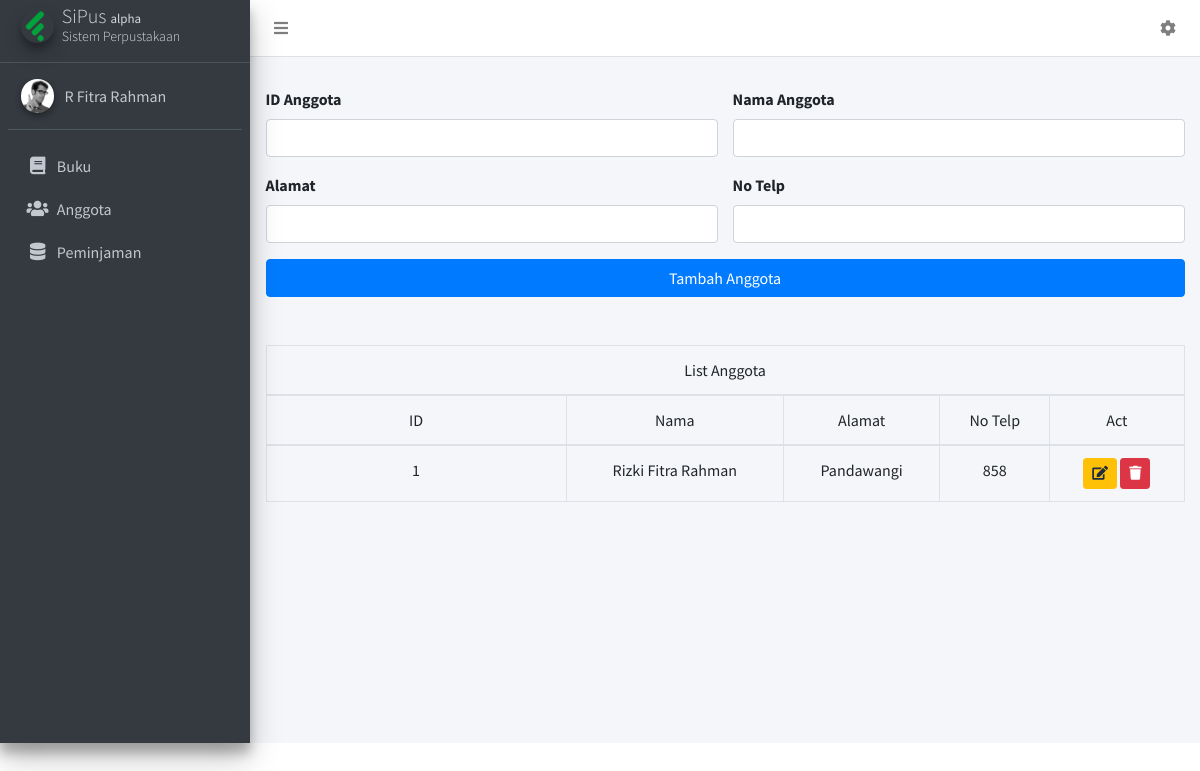
/index.php/anggota, run on the app's committed database.
### tables this page shows
CREATE TABLE `anggota` (
  `id` varchar(20) NOT NULL,
  `nama` varchar(20) NOT NULL,
  `alamat` text NOT NULL,
  `no_telp` int(20) NOT NULL
);

### application/controllers/Anggota.php (called while the page is built, shortened)
<?php
class Anggota extends CI_Controller {
    public function index()
    {
        $data['anggotas'] = $this->db->get('anggota')->result();
        $this->load->view('templates/header');
        $this->load->view('pages/anggota/index',$data);
        $this->load->view('templates/footer');
    }
}

### index.php (called while the page is built, shortened)
<?php
require_once BASEPATH.'core/CodeIgniter.php';

### application/views/pages/anggota/index.php (the view, shortened to what this page needs)
<form action="<?= base_url('anggota/store') ?>" method="POST">
    <div class="row">
        <div class="col-sm-12 col-md-6">
            <div class="form-group">
                <label for="id">ID Anggota</label>
                <input name="id" type="text" class="form-control" id="id">
            </div>
        </div>
        <div class="col-sm-12 col-md-6">
            <div class="form-group">
                <label for="nama">Nama Anggota</label>
                <input name="nama" type="text" class="form-control" id="nama">
            </div>
        </div>
        <div class="col-sm-12 col-md-6">
            <div class="form-group">
                <label for="alamat">Alamat</label>
                <input name="alamat" type="text" class="form-control" id="alamat">
            </div>
        </div>
        <div class="col-sm-12 col-md-6">
            <div class="form-group">
                <label for="no_telp">No Telp</label>
                <input name="no_telp" type="text" class="form-control" id="no_telp">
            </div>
        </div>
        <div class="col-12">
            <button class="btn btn-primary w-100" type="submit">Tambah Anggota</button>
        </div>
    </div>
</form>
<table class="table table-bordered text-center mt-5">
    <thead>
        <tr><td colspan="5">List Anggota</td></tr>
        <tr>
            <td style="width: 300px;">ID</td>
            <td>Nama</td>
            <td>Alamat</td>
            <td>No Telp</td>
            <td>Act</td>
        </tr>
    </thead>
    <tbody>
        <?php foreach($anggotas as $anggota): ?>
        <tr>
            <td><?= $anggota->id ?></td>
            <td><?= $anggota->nama ?></td>
            <td><?= $anggota->alamat ?></td>
            <td><?= $anggota->no_telp ?></td>
            <td>
                <a href="<?= base_url('anggota/edit/') . $anggota->id ?>" class="btn btn-sm btn-warning"><i class="fas fa-edit"></i></a>
                <a href="<?= base_url('anggota/delete/') . $anggota->id ?>" class="btn btn-sm btn-danger"><i class="fas fa-trash"></i></a>
            </td>
        </tr>
        <?php endforeach ?>
    </tbody>
</table>

### data on the page
anggota: id "1", nama "Rizki Fitra Rahman", alamat "Pandawangi", no_telp "858"
